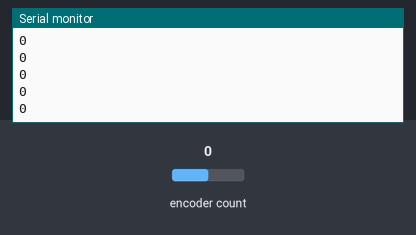
A sketch run on a simulated Arduino Uno, built with avr-gcc and run on an emulated ATmega328P. Shown: the last lines printed to the serial monitor. The test bench sets the inputs (shaded band); at power-on: encoder count 0.

Above: at 1.2 s.
1.3 s: encoder count set to 1
At 1.32 s:
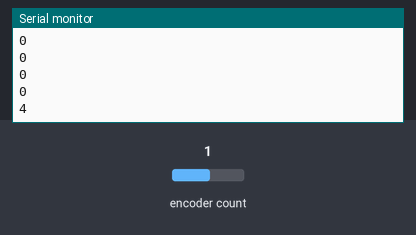
2.8 s: encoder count set to 0
At 2.82 s:
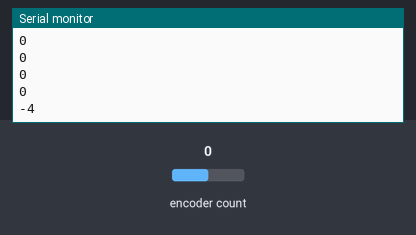
Timing chart, 0 to 5.8 s (numbered marks = the images above; inputs shaded):
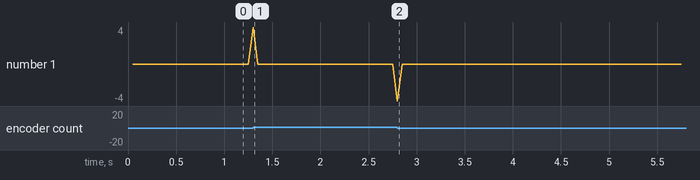

The sketch:

240716-RotaryEncoder-devJG.ino
```cpp
#include <Encoder.h>

// Define the encoder pins
Encoder rotary(2, 3);

// Initialize variables
long previousPosition = 0;
long currentPosition;
int positionChange;
int startTime;
const int sampleWindow = 50; // Sample window in milliseconds
int currentTime = 0;
int lastSampleTime = 0;
float elapsedTime;

void setup() {
  // Initialize serial communication at a baud rate of 57600
  Serial.begin(57600);
  // Record the start time
  startTime = millis();
}

void loop() {
  // Calculate the elapsed time since the start
  currentTime = millis() - startTime;

  // Check if the current time is a multiple of the sample window and not equal to the last sample time
  if (currentTime % sampleWindow == 0 && lastSampleTime != currentTime) {
    // Calculate the elapsed time in seconds
    elapsedTime = currentTime / 1000.0;

    // Read the current position of the encoder
    currentPosition = rotary.read();

    // Calculate the change in position
    positionChange = currentPosition - previousPosition;

    // Print the position change to the serial monitor
    Serial.println(positionChange);

    // Update the last sample time
    lastSampleTime = currentTime;

    // Reset the position change
    positionChange = 0;

    // Update the previous position
    previousPosition = currentPosition;
  }
}
```

Measured:
- after the input at 1.3 s, the serial monitor: prints a new line at once (image 1)
- after the input at 2.8 s, the serial monitor: prints a new line at once (image 2)
